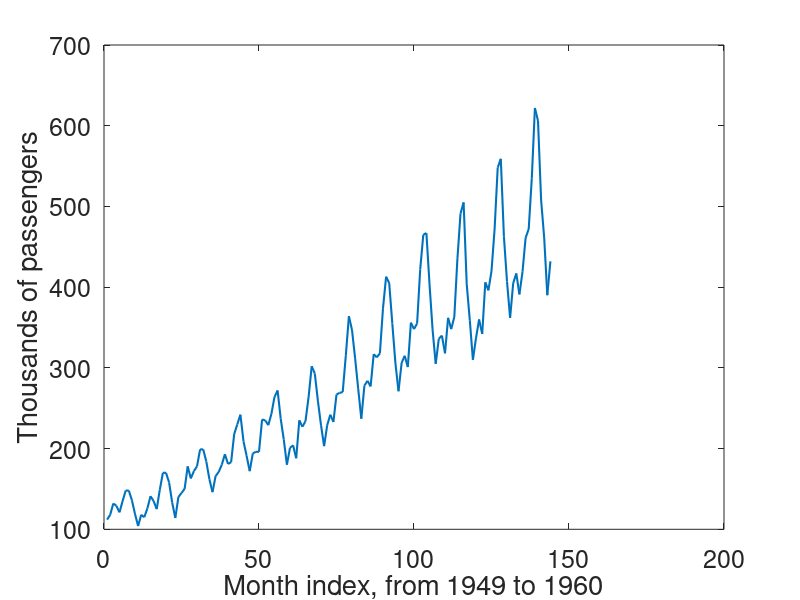

Here is the MATLAB script that generated this plot: (Note: this script raises an error after producing the figure.)
%% Robust monitoring of time series
% This file creates Figures 8.30-8.32.

%% Beginning of code
close all; clear;
rng(12345);

%% load data

% airline data
airlines = ...
    [112  115  145  171  196  204  242  284  315  340  360  417    % Jan
    118  126  150  180  196  188  233  277  301  318  342  391    % Feb
    132  141  178  193  236  235  267  317  356  362  406  419    % Mar
    129  135  163  181  235  227  269  313  348  348  396  461    % Apr
    121  125  172  183  229  234  270  318  355  363  420  472    % May
    135  149  178  218  243  264  315  374  422  435  472  535    % Jun
    148  170  199  230  264  302  364  413  465  491  548  622    % Jul
    148  170  199  242  272  293  347  405  467  505  559  606    % Aug
    136  158  184  209  237  259  312  355  404  404  463  508    % Sep
    119  133  162  191  211  229  274  306  347  359  407  461    % Oct
    104  114  146  172  180  203  237  271  305  310  362  390    % Nov
    118  140  166  194  201  229  278  306  336  337  405  432 ]; % Dec
airlines=(airlines(:));


%%  Preapre input for  Figure 8.30
% Plot cap8fig/ch8_ts_airline and cap8fig/ch8_ts_airline_LScont

% select the airline data
userdata = 1;

% contaminate the data as done in the book
airlinesLS=airlines;
LSpos = 80; UPpos = 35; DOWNpos = 100:105;
airlinesLS(LSpos:end)=airlinesLS(LSpos:end)+130;
airlinesLS(DOWNpos)=airlinesLS(DOWNpos)-200;
airlinesLS(UPpos)=airlinesLS(UPpos)+200;

%% Create left panel of Figure 8.30
% figure generation
figure;
plot(airlines,'Linewidth',1.5);
xlabel('Month index, from 1949 to 1960','FontSize',18);
ylabel('Thousands of passengers','FontSize',18);
set(gca,'FontSize',18)
if prin ==1
    print -depsc ch8_ts_airline
else
    set(gcf,'Name', 'Figure 8.30 (left panel)');
    title('Figure 8.30 (left panel)')
end


%% Create right panel of Figure 8.30
figure;
plot(airlinesLS,'Linewidth',1.5);
hold on
yl = ylim; yaxlim = [yl(1) ; yl(2)];
line(LSpos*ones(2,1) , yaxlim , 'LineStyle' , ':' , 'LineWidth' , 2 , 'Color' , 'r');
text(LSpos , yaxlim(1) , num2str(LSpos) , 'Color' , 'r','FontSize',12 , 'HorizontalAlignment' , 'Center' , 'VerticalAlignment' ,  'Top');
text(UPpos , airlinesLS(UPpos) , ['+' num2str(200)] , 'Color' , 'r','FontSize',12, 'HorizontalAlignment' , 'Center', 'VerticalAlignment','Bottom');
text(UPpos   , airlinesLS(UPpos)   , '*' , 'Color' , 'r','FontSize',25, 'HorizontalAlignment' , 'Center');
text(DOWNpos , airlinesLS(DOWNpos) , '*' , 'Color' , 'r','FontSize',25, 'HorizontalAlignment' , 'Center');
text(round(median(DOWNpos)) , airlinesLS(round(median(DOWNpos))) , ['-' num2str(200)] , 'Color' , 'r','FontSize',12, 'HorizontalAlignment' , 'Center', 'VerticalAlignment','Top');
%text(DOWNpos , airlinesLS(DOWNpos) , ['-' num2str(200)] , 'Color' , 'r','FontSize',12, 'HorizontalAlignment' , 'Center', 'VerticalAlignment','Top');
%numpar = {'model parameters:' , 'A=1, B=2, G=1, $\delta_1=0$'};
%title(gca,'Airline data','FontSize',20);
xlabel('Month index, from 1949 to 1960','FontSize',18);
ylabel('Thousands of passengers','FontSize',18);
set(gca,'FontSize',18)

if prin ==1
    print -depsc ch8_ts_airline_LScont
else
    set(gcf,'Name', 'Figure 8.30 (right panel)');
    title('Figure 8.30 (right panel)')
end

%% Preapre input for Figure 8.31
% the model
model           = struct;
model.trend     = 1;
model.seasonal  = 102;
model.s         = 12;
model.lshift    = LSpos-10:LSpos+10;


Y = airlinesLS;
titl = 'Airline data';
nT = length(Y);

%% Create top left panel of  Figure 8.31
% The default value for h is 75 per cent of the data, i.e. 'h',round(nT*0.75)
% This corresponds to a 25% breakdown point.
outLTS = LTSts(Y,'model',model,'plots',1,'conflev',0.99,'msg',0,'dispresults',true);
title(findobj(gcf,'Tag','LTSts:ts'),[titl ' - LTS with conflev=0.99 and bdp=25%'] );
if prin ==1
    print -depsc ch8_ts_airline_LTS
else
    set(gcf,'Name', 'Figure 8.31 (top left panel)');
    sgtitle('Figure 8.31 (top left panel)')
end
drawnow

%% Create top right panel of Figure 8.31
% this is LTsts with 5% bdp
outLTS05 = LTSts(Y,'model',model,'plots',1,'bdp',0.05,'conflev',0.99,'msg',0,'dispresults',true);
title(findobj(gcf,'Tag','LTSts:ts'),[titl ' - LTS with conflev=0.99 and bdp=5%'] );
if prin ==1
    print -depsc ch8_ts_airline_LTS_bdp05.eps
else
    set(gcf,'Name', 'Figure 8.31 (top right panel)');
    sgtitle('Figure 8.31 (top right panel)')
end
drawnow


%% Create bottom left panel of  Figure 8.31
% wedgeplot for the LTSts

% the wedgeplot with the time series, the detected outliers and level shift
wedgeplot(outLTS,'titl',titl);
xlim([0,150])
if prin ==1
    print -depsc ch8_ts_airline_LTS_wedge.eps
else
    title('Figure 8.31 (bottom left panel)')
    set(gcf,"Name",'Figure 8.31 (bottom left panel)')
end

%% Create bottom right panel of  Figure 8.31
% the wedgeplot with the time series, the detected outliers and level shift
wedgeplot(outLTS05,'titl',titl);
xlim([0,150])
if prin ==1
    print -depsc ch8_ts_airline_LTS_wedge_bdp05.eps
else
    title('Figure 8.31 (bottom right panel)')
    set(gcf,"Name",'Figure 8.31 (bottom right panel)')
end

%% Create Figure 8.32
% FS with default 0.99 conflev
outFSR = FSRts(Y,'model',model,'init',25,'plots',1,'msg',0);
title(findobj(gcf,'Tag','FSRts:ts'),[titl ' - FSR with default conflev (0.99)']);

pl_yX=findobj(0, 'type', 'figure','tag','fsr_yXplot');
close(pl_yX)

plres=findobj(0, 'type', 'figure','tag','pl_res');
figure(plres(end))
if prin ==1
    print -depsc  ch8_ts_airline_FS.eps
else
    sgtitle('Figure 8.32 (left panel)')
    set(gcf,"Name",'Figure 8.32 (left panel)')
end

aa=findobj(0, 'type', 'figure','tag','pl_fsr');
figure(aa(end))
if prin ==1
    print -depsc  ch8_ts_airline_FS_mdr.eps
else
    title('Figure 8.32 (right panel)')
    set(gcf,"Name",'Figure 8.32 (right panel)')
end
%InsideREADME
